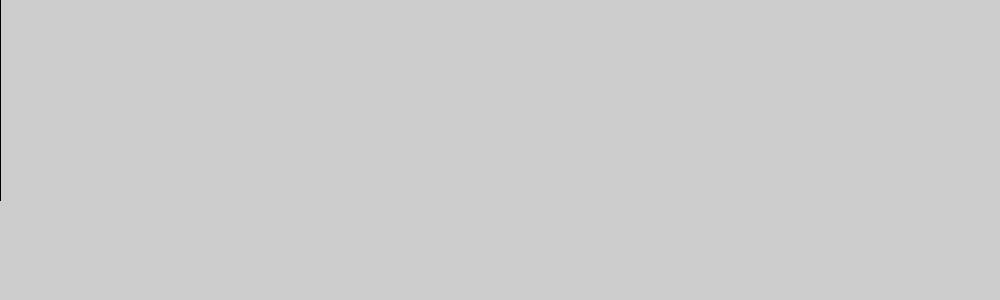
Frame 1 (no input)
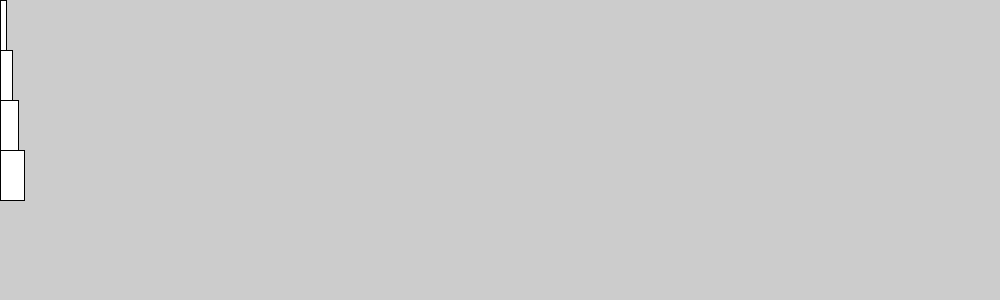
Frame 60 (the mouse pressed at the canvas centre just before this capture)
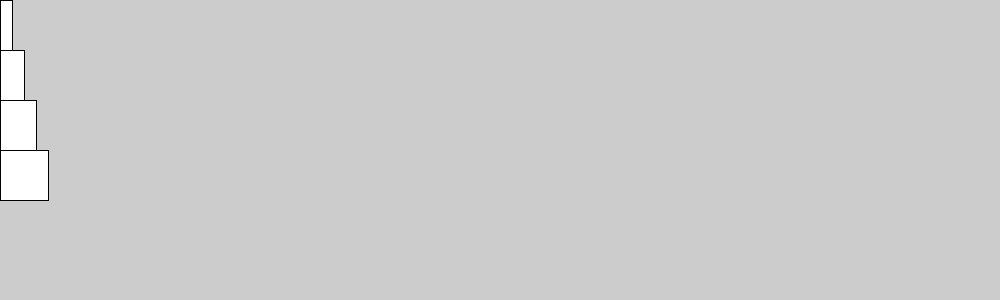
Frame 120 (the mouse held since frame 60 and released just before this capture)

The Processing sketch that drew these frames (run headless with seeded random() and noise(); from frame 60 on, the mouse is pressed at the canvas centre):

// Processing sketch: ejercicio_6
// ── ejercicio_6.pde
float ancho1=0;
float ancho2=0;
float ancho3=0;
float ancho4=0;

void setup() {
  size(1000, 300);
}

void draw() {
  ancho1 += 0.1;
  rect(0, 0, ancho1, 50);
  ancho2 += 0.2;
  rect(0, 50, ancho2, 50);
  ancho3 +=0.3;
  rect(0, 100, ancho3, 50);
  ancho4 += 0.4;
  rect(0, 150, ancho4, 50);
}
